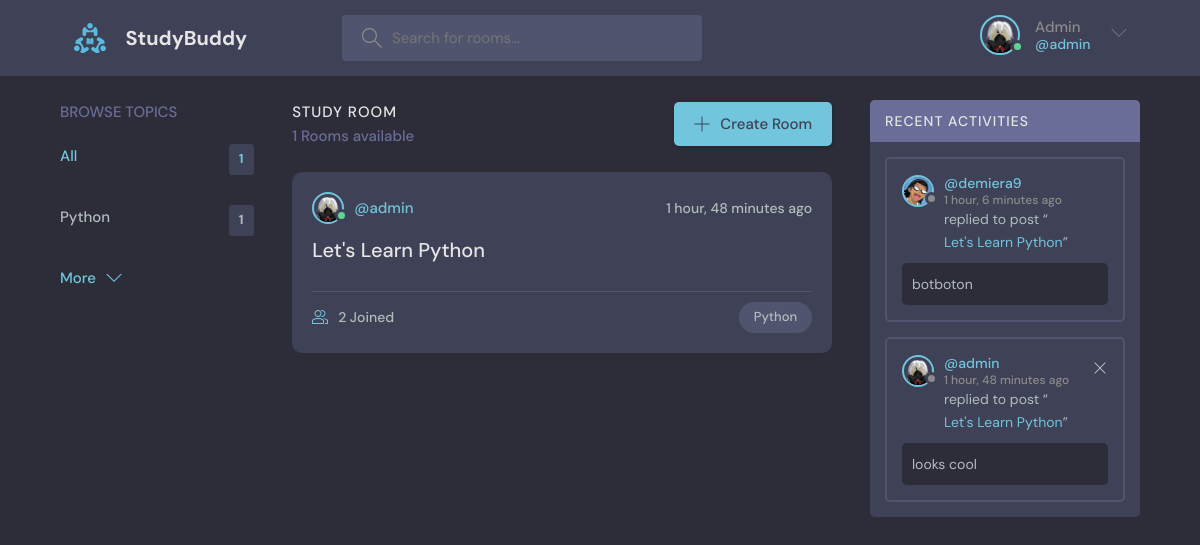
/ (signed in), run on the app's committed database.
### base/models.py (models this page shows, shortened)
class User(AbstractUser):
    name = models.CharField(max_length=255, null=True)
    email = models.EmailField(unique=True, null=True)
    bio = models.TextField(null=True)
    avatar = models.ImageField(null=True, default="avatar.svg")
    USERNAME_FIELD = 'email'
    REQUIRED_FIELDS = []

class Topic(models.Model):
    name = models.CharField(max_length=255)

class Room(models.Model):
    host = models.ForeignKey(User, on_delete=models.SET_NULL, null=True)
    topic = models.ForeignKey(Topic, on_delete=models.SET_NULL, null=True)
    name = models.CharField(max_length=255)
    description = models.TextField(null=True, blank=True)
    participants = models.ManyToManyField(User, related_name='participants', blank=True)
    update = models.DateTimeField(auto_now=True)
    created = models.DateTimeField(auto_now_add=True)
    class Meta:
        ordering = ['-update', '-created']
    def __str__(self):
        return self.name

class Message(models.Model):
    user = models.ForeignKey(User, on_delete=models.CASCADE)
    room = models.ForeignKey(Room, on_delete=models.CASCADE)
    body = models.TextField()
    update = models.DateTimeField(auto_now=True)
    created = models.DateTimeField(auto_now_add=True)
    class Meta:
        ordering = ['-update', '-created']

### base/views.py (the view)
# urls.py: path('', views.home, name="home"),
@login_required(login_url='login')
def home(request):
    q = request.GET.get('q') if request.GET.get('q') is not None else ''
    roomas = Room.objects.filter(
        Q(topic__name__icontains=q) |
        Q(name__icontains=q) |
        Q(description__icontains=q)
    )
    topic = Topic.objects.all()[0:3]
    room_count = roomas.count()
    room_messages = Message.objects.filter(Q(room__topic__name__icontains=q))[0:4]
    context = {
        'rooms': roomas,
        'topic': topic,
        'room_count': room_count,
        'room_messages': room_messages,
    }
    return render(request, 'base/home.html', context)

### base/templates/base/home.html (shortened to what this page needs)
{% extends 'main.html' %}
{% block content %}
<body>
  <main class="layout layout--3">
    <div class="container">
      {% include 'base/topics_component.html' %}
      <div class="roomList">
        <div class="roomList__header">
          <div>
            <h2>Study Room</h2>
            <p>{{ room_count }} Rooms available</p>
          </div>
          <a class="btn btn--main" href="{% url 'create-room' %}">
            <svg version="1.1" xmlns="http://www.w3.org/2000/svg" width="32" height="32" viewBox="0 0 32 32">
              <title>add</title>
              <path
                d="M16.943 0.943h-1.885v14.115h-14.115v1.885h14.115v14.115h1.885v-14.115h14.115v-1.885h-14.115v-14.115z"
              ></path>
            </svg>
            Create Room
          </a>
        </div>
        {% include 'base/feeds_component.html' %}
      </div>
        {% include 'base/activity_component.html' %}
      </div>
  </main>
</body>
{% endblock content %}

### templates/navbar.html (shortened to what this page needs)
{% load static %}
<header class="header header--loggedIn">
  <div class="container">
    <a href="{% url 'home' %}" class="header__logo">
      <img src="{% static 'images/logo.svg' %}" />
      <h1>StudyBuddy</h1>
    </a>
    <form class="header__search" method="GET" action="{% url 'home' %}">
      <label>
        <input name="q" placeholder="Search for rooms..." />
      </label>
    </form>
    <nav class="header__menu">
      {% if request.user.is_authenticated %}
      <div class="header__user">
        <a href="{% url 'user-profile' request.user.id %}">
          <div class="avatar avatar--medium active">
            <img src="{{ request.user.avatar.url }}" />
          </div>
          <p>{{ request.user.username.title }} <span>@{{ request.user.username }}</span></p>
        </a>
        <button class="dropdown-button">
          <svg version="1.1" xmlns="http://www.w3.org/2000/svg" width="32" height="32" viewBox="0 0 32 32">
            <title>chevron-down</title>
            <path d="M16 21l-13-13h-3l16 16 16-16h-3l-13 13z"></path>
          </svg>
        </button>
      </div>
      {% else %}
      <a href="{% url 'login' %}">
        <img src="{% static 'images/avatar.svg' %}" />
        <p>Login</p>
      </a>
      {% endif %}
    </nav>
  </div>
</header>

### base/templates/base/topics_component.html
<div class="topics">
<div class="topics__header">
  <h2>Browse Topics</h2>
</div>
<ul class="topics__list">
  <li>
    <a href="{% url 'home' %}" class="active">All <span>{{ topic.count }}</span></a>
  </li>
  <li>
      {% for x in topic %}
      <a href="{% url 'home' %}?q={{ x.name }}"> {{ x.name }} <span>{{ x.room_set.all.count }}</span> </a>
      {% endfor %}
  </li>
</ul>
<a class="btn btn--link" href="{% url 'topic' %}">
  More
  <svg version="1.1" xmlns="http://www.w3.org/2000/svg" width="32" height="32" viewBox="0 0 32 32">
    <title>chevron-down</title>
    <path d="M16 21l-13-13h-3l16 16 16-16h-3l-13 13z"></path>
  </svg>
</a>
</div>

### base/templates/base/feeds_component.html (shortened to what this page needs)
{% for room in rooms %}
<div class="roomListRoom">
  <div class="roomListRoom__header">
    <a href="{% url 'user-profile' room.host.id %}" class="roomListRoom__author">
      <div class="avatar avatar--small active">
        <img src="{{ room.host.avatar.url }}" />
      </div>
      <span>@{{ room.host.username }}</span>
    </a>
    <div class="roomListRoom__actions">
      <span>{{ room.created|timesince }} ago</span>
    </div>
  </div>
  <div class="roomListRoom__content">
    <a href="{% url 'room' room.id %}">{{ room.name }}</a>
  </div>
  <div class="roomListRoom__meta">
    <a class="roomListRoom__joined">
      {{ room.message_set.count }} Joined
    </a>
    <p class="roomListRoom__topic">{{ room.topic.name }}</p>
  </div>
</div>
{% endfor %}

### base/templates/base/activity_component.html
<div class="activities">
    <div class="activities__header">
      <h2>Recent Activities</h2>
    </div>
{% for m in room_messages %}
<div class="activities__box">
    <div class="activities__boxHeader roomListRoom__header">
        <a href="{% url 'user-profile' m.user.id %}" class="roomListRoom__author">
        <div class="avatar avatar--small">
        <img src="{{ m.user.avatar.url }}" />
        </div>
        <p>
        @{{ m.user.username }}
        <span>{{ m.created|timesince }} ago</span>
        </p>
        </a>
        {% if request.user == m.user %}
        <div class="roomListRoom__actions">
            <a href="{% url 'delete-message' m.id %}">
            <svg version="1.1" xmlns="http://www.w3.org/2000/svg" width="32" height="32" viewBox="0 0 32 32">
            <title>remove</title>
            <path
            d="M27.314 6.019l-1.333-1.333-9.98 9.981-9.981-9.981-1.333 1.333 9.981 9.981-9.981 9.98 1.333 1.333 9.981-9.98 9.98 9.98 1.333-1.333-9.98-9.98 9.98-9.981z"
            ></path>
            </svg>
            </a>
        </div>
        {% endif %}
    </div>
    <div class="activities__boxContent">
        <p>replied to post “<a href="{% url 'room' m.room.id %}">{{ m.room }}</a>”</p>
            <div class="activities__boxRoomContent">
                {{ m.body }}
            </div>
    </div>
</div>
{% endfor %}
</div>

### data on the page
User: user.avatar (picture), user.username "Admin", user.username "admin"
Topic: name "Python", room_set.all.count "1"
Room: host.avatar (picture), host.username "admin", created "1 hour, 48 minutes", name "Let's Learn Python", message_set.count "2", topic.name "Python"
Message: user.avatar (picture), user.username "demiera9", created "1 hour, 6 minutes", room "Let's Learn Python", body "botboton"
Message: user.avatar (picture), user.username "admin", created "1 hour, 48 minutes", room "Let's Learn Python", body "looks cool"

### other printed values
{{ topic.count }} "1"
{{ room_count }} "1"
